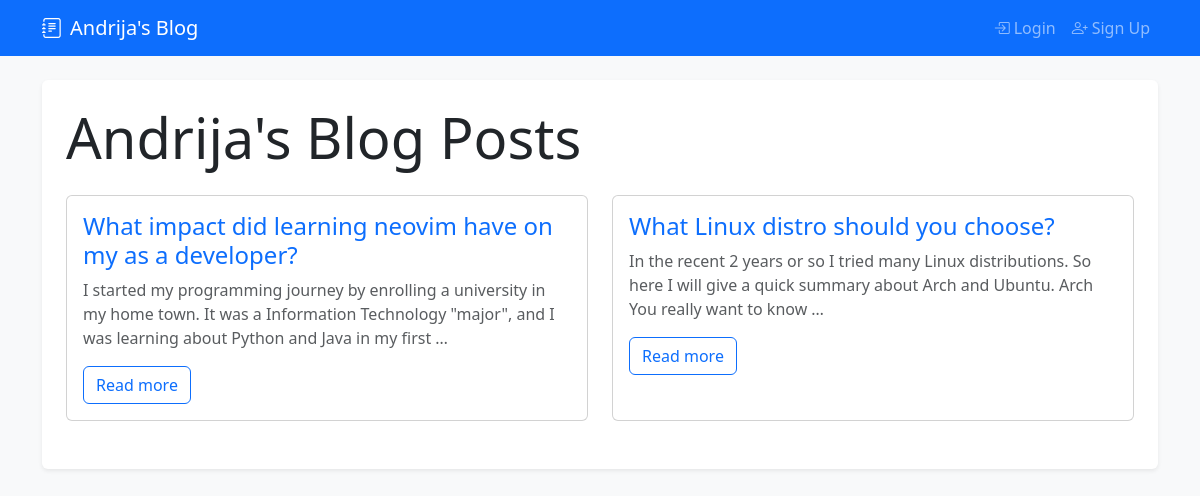
/blogs/, run on an earlier commit of the app's database.
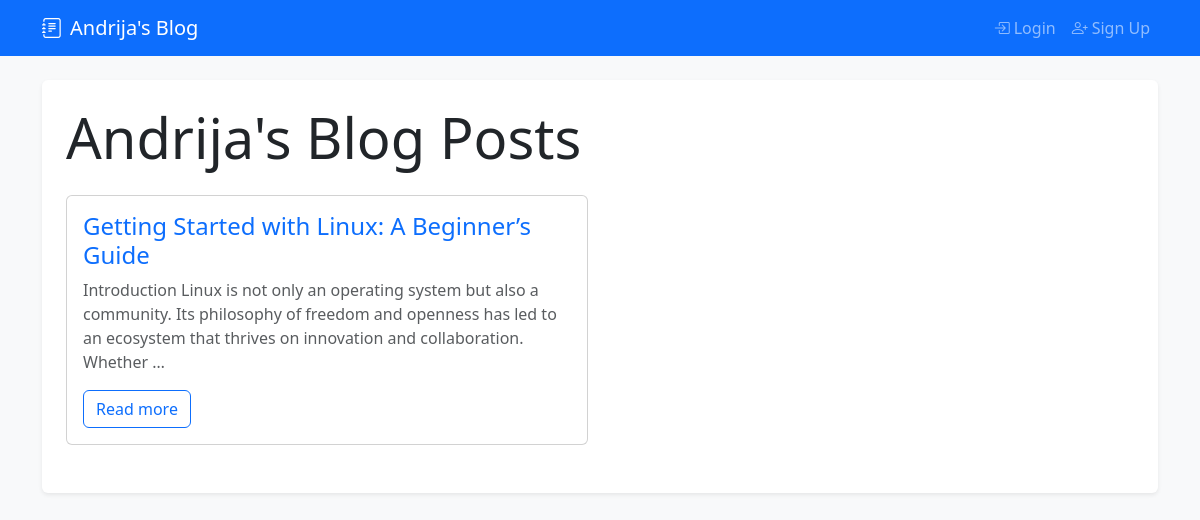
And on a later commit of the database.
### blogs/models.py (models this page shows, shortened)
class Blog(models.Model):
    title = models.CharField(max_length=255)
    slug = models.SlugField(unique=True)
    content = models.TextField()
    author = models.ForeignKey(
        User,
        on_delete=models.CASCADE,
        blank=True,
        null=True,
        help_text="The admin user who created the blog post",
    )
    created_at = models.DateTimeField(auto_now_add=True)
    updated_at = models.DateTimeField(auto_now=True)
    class Meta:
        ordering = ["-created_at"]

### blogs/views.py (the view)
# urls.py: path("", views.list_blogs, name="blog_list"),
def list_blogs(request):
    blogs = Blog.objects.all()
    return render(request, "blogs/blog_list.html", {"blogs": blogs})

### blogs/templates/blogs/blog_list.html
{% extends "blogs/base.html" %}
{% block content %}
<h1 class="display-4 mb-4">Andrija's Blog Posts</h1>
<div class="row">
  {% for blog in blogs %}
  <div class="col-md-6 mb-4">
    <div class="card h-100 hover-shadow">
      <div class="card-body">
        <h2 class="h4 card-title">
          <a href="{% url 'blogs:blog_detail' blog.slug %}" class="text-decoration-none text-primary">{{ blog.title }}</a>
        </h2>
        <p class="card-text text-muted">{{ blog.content|truncatewords:30 }}</p>
        <a href="{% url 'blogs:blog_detail' blog.slug %}" class="btn btn-outline-primary">Read more</a>
      </div>
    </div>
  </div>
  {% empty %}
  <div class="col-12">
    <div class="alert alert-info">No blog posts available yet.</div>
  </div>
  {% endfor %}
</div>
{% endblock %}

What changed in the data, as far as the page shows it:
removed Blog: title "What impact did learning neovim have on my as a developer?", content "I started my programming journey by enrolling a university in my home town. It was a Information Technology \"major\", and I was learning about Python and Java in my first …"
removed Blog: title "What Linux distro should you choose?", content "In the recent 2 years or so I tried many Linux distributions. So here I will give a quick summary about Arch and Ubuntu. Arch You really want to know …"
added Blog: title "Getting Started with Linux: A Beginner’s Guide", content "Introduction Linux is not only an operating system but also a community. Its philosophy of freedom and openness has led to an ecosystem that thrives on innovation and collaboration. Whether …"
